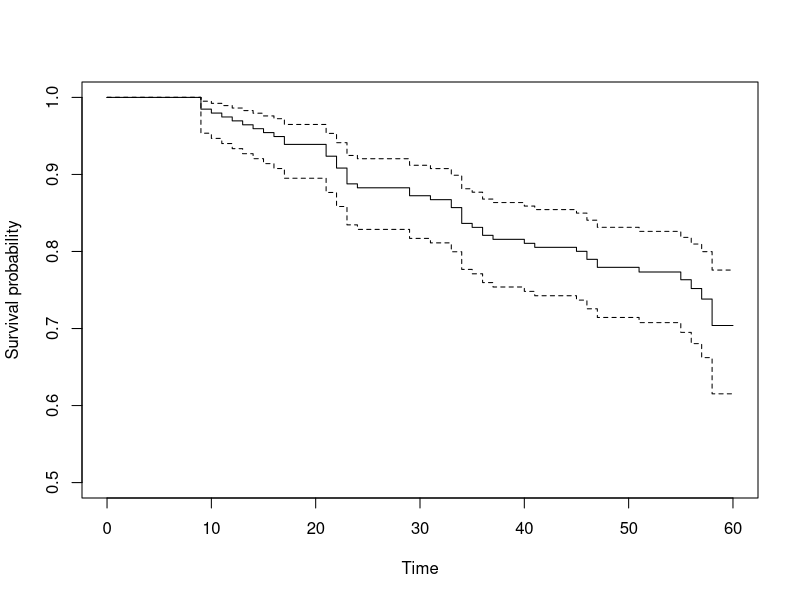
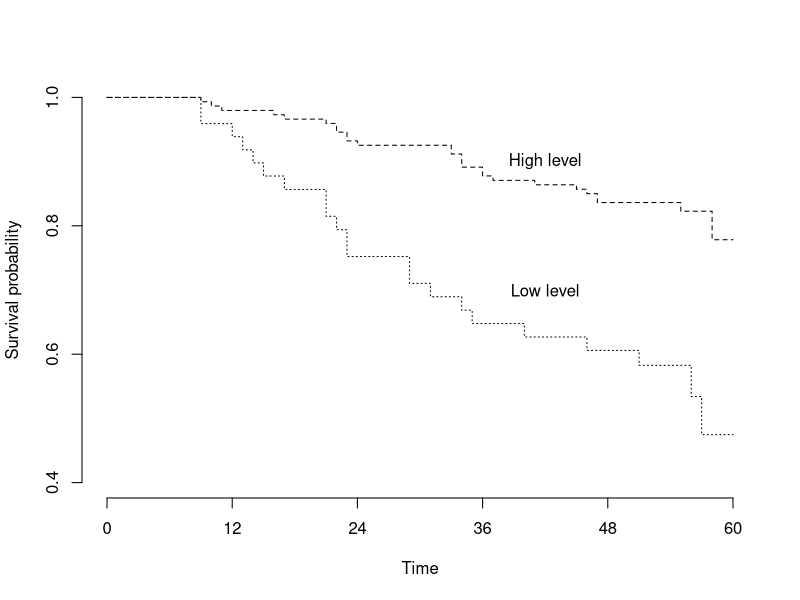

These charts were generated, in order, by the following R code: (Note: this script raises an error after producing the figures.)
# Biostats in epidemiology
# ch 9 work

library(survival)

# Table 9.1
# ILow <- c(50,51,51,53,53,54,54,55,56,56,57,60)
# ILowc <- c(0,1,0,0,0,0,0,0,1,0,0,0)
# 
# IHigh <- c(10,34,34,47,47,49,49,rep(50,7),rep(51,6), rep(52,5), rep(53,6), rep(54,5),
#            55,55,56,56,rep(57,5), rep(58,5), rep(59,4), 60, 60, 60)
# IHighc <- c(1,1,0,1,1,rep(0, sum(c(2,7,6,5,6,5,2,2,5,5,4,3))))
# 
# IILow <- c(4,9,13,21,29,29,40,46,49,49,52,52,53,54,55,55,56,57,57,58,58,59,60)
# IILowc <- c(0,1,1,1,1,1,1,1,0,0,0,0,0,0,0,0,0,
#             1,0,0,0,0,0)
# 
# IIHigh <- c(11,16,21,23,23,24,33,33,36,36,36,37,45,46,49,49,rep(50,6),
#             rep(51,4),rep(52,5), rep(53,5), rep(54,4), rep(55,4), rep(56,6), rep(57,4), 58, 58,
#             rep(58,8), rep(59,5), rep(60,6))
# IIHighc <- c(rep(1,10),0,1,1,1,rep(0, sum(c(2,6,4,5,5,4,4,6,4))), 1, 1,
#              rep(0, sum(c(8,5,6))))
# 
# IIILow <- c(9, 12, 14, 15, 15, 17, 21, 22, 23, 23, 31, 34, 35, 53, 60)
# IIILowc <- c(rep(1,4), 0, rep(1,8), 0, 0)
# 
# IIIHigh <- c(7, 9, 17, 21, 22, 22, 34, 34, 41, 49, 52, 55, 56, 58, 58, 59, 59)
# IIIHighc <- c(0, 1, 1, 0, 1, 1, 1, 1, 1, 0, 0, 1, rep(0,5))
# 
# r0 <- c(12, 57, 23, 75, 15, 17)
# tab9.1 <- data.frame(time = c(ILow, IHigh, IILow, IIHigh, IIILow, IIIHigh),
#                      status = c(ILowc, IHighc, IILowc, IIHighc, IIILowc, IIIHighc),
#                      stage = c(rep("I", (12 + 57)), rep("II", (23 + 75)), rep("III", (15 + 17))),
#                      receptor = rep(rep(c("Low","High"), 3), r0))
# tab9.1 <- tab9.1[order(tab9.1$time),]
# 
# write.csv(tab9.1, file = "BreastCancer.csv", row.names = FALSE)

tab9.1 <- read.csv("BreastCancer.csv")


# 9.1 ---------------------------------------------------------------------

tab9.1$time

# death times (tau_j)
tau_j <- unique(tab9.1$time[tab9.1$status == 1])

tab9.1$intervals <- cut(tab9.1$time, breaks = c(0, tau_j, Inf), right = FALSE)

# the risk set: the r_j column in Table 9.2
sum(tab9.1$time >= tau_j[1])
sum(tab9.1$time >= tau_j[2])
sum(tab9.1$time >= tau_j[3])
sum(tab9.1$time >= tau_j[4])

# get all risk sets (r_j)
r_j <- sapply(tau_j, function(x)sum(tab9.1$time >= x))

# number of deaths at tau_j (a_j)
sum(tab9.1$time[tab9.1$status == 1] == tau_j[1])
sum(tab9.1$time[tab9.1$status == 1] == tau_j[2])
sum(tab9.1$time[tab9.1$status == 1] == tau_j[3])
sum(tab9.1$time[tab9.1$status == 1] == tau_j[4])
sum(tab9.1$time[tab9.1$status == 1] == tau_j[9])
sum(tab9.1$time[tab9.1$status == 1] == tau_j[10])
sum(tab9.1$time[tab9.1$status == 1] == tau_j[11])
sum(tab9.1$time[tab9.1$status == 1] == tau_j[12])

# get all number of deaths at tau_j
a_j <- sapply(tau_j, function(x)sum(tab9.1$time[tab9.1$status==1] == x))

# conditional probability of surviving to just after tau_j (p_j)
p_j <- (r_j - a_j)/r_j

#probability of surviving from tau_0 to tau_j, the Kaplan-Meier estimate (S_j)
S_j <- cumprod(p_j)

# estimate of var(S_j): greenwood
sqrt((S_j^2) * cumsum((1 - p_j)/(p_j*r_j)))

# estimate of var(S_j): Kalbfleisch-Prentice method
(1/(log(S_j)^2))*cumsum((1 - p_j)/(p_j*r_j))



# top of page 177 work for Kalbfleisch-Prentice method
sqrt((1 - p_j[1])/(p_j[1]*r_j[1]) + (1 - p_j[2])/(p_j[2]*r_j[2]))

sqrt(((1 - p_j[1])/(p_j[1]*r_j[1]) + (1 - p_j[2])/(p_j[2]*r_j[2])) / log(S_j[2])^2)

Su <- log(-log(S_j[2])) - sqrt((((1 - p_j[1])/(p_j[1]*r_j[1]) + (1 - p_j[2])/(p_j[2]*r_j[2])) / log(S_j[2])^2)) * qnorm(0.975)
exp(-exp(Su))


# Table 9.2 (without CIs) 
tab9.2 <- data.frame(j = 1:30, tau_j, a_j, r_j, p_j, S_j)

# Example 9.1

# create a Surv object
SurvBC <- Surv(tab9.1$time, tab9.1$status)
surv.all <- survfit(SurvBC ~ 1, conf.type = "log-log")
# Table 9.2 again with CIs
summary(surv.all)
# Note: the standard error column is based on greenwood's formula and not used
# in the "log-log" CIs
sqrt((S_j^2) * cumsum((1 - p_j)/(p_j*r_j)))



# Figure 9.2
plot(surv.all, ylim=c(0.5,1.0), ylab = "Survival probability", xlab = "Time")


# 9.2 ---------------------------------------------------------------------



# Example 9.2
surv.all2 <- survfit(SurvBC ~ receptor, data=tab9.1)
# Figure 9.3(a)
plot(surv.all2, lty = 2:3, ylim=c(0.4,1.0), ylab = "Survival probability", xlab = "Time", 
     axes = FALSE)
axis(side = 1, at = seq(0,60,12))
axis(side = 2, at = seq(0.4,1.0,0.2))
text(42,0.9,"High level")
text(42,0.7,"Low level")

# logrank test
sdout <- survdiff(SurvBC ~ receptor, data=tab9.1)
sdout

sum.out <- summary(surv.all2)
str(sum.out)

# Table 9.4
# death times (tau_j)
tau_j <- unique(tab9.1$time[tab9.1$status == 1])

# get all number of deaths at tau_j for recepter level low (a_1j)
a_1j <- sapply(tau_j, function(x)sum(tab9.1$time[tab9.1$status==1 & tab9.1$receptor == "Low"] == x))
# get all number of deaths at tau_j for recepter level high (a_2j)
a_2j <- sapply(tau_j, function(x)sum(tab9.1$time[tab9.1$status==1 & tab9.1$receptor == "High"] == x))

# get all risk sets (r_1j) for receptor level low
r_1j <- sapply(tau_j, function(x)sum(tab9.1$time[tab9.1$receptor == "Low"] >= x))
r_2j <- sapply(tau_j, function(x)sum(tab9.1$time[tab9.1$receptor == "High"] >= x))

# e.hat_1j
e.hat_1j <- (r_1j*(a_1j + a_2j))/(r_1j + r_2j)

# v.hat_0j
v.hat_0j <- (r_1j * r_2j * (a_1j + a_2j) * ((r_1j - a_1j) + (r_2j - a_2j))) / ((r_1j + r_2j)^2 * ((r_1j + r_2j) - 1))

tab9.4 <- data.frame(j = 1:30, tau_j, a_1j, a_2j, r_1j, r_2j, e.hat_1j, v.hat_0j)

# logrank test statistic using Table 9.4
X_mh <- ((sum(a_1j) - sum(e.hat_1j))^2) / sum(v.hat_0j)
pchisq(X_mh, df = 1, lower.tail = FALSE)

or_analysis <- data.frame(a_1j, a_2j, 
                          b_1j = r_1j - a_1j, b_2j = r_2j - a_2j, 
                          tau_j)
library(reshape2)
or_analysisL <- melt(or_analysis, id.vars = "tau_j", value.name = "Freq")
library(tidyr)
or_analysisL <- separate(data = or_analysisL, col = variable, into = c("Survival","Receptor"))
or_analysisL$Survival <- factor(or_analysisL$Survival, labels = c("dead","alive"))
or_analysisL$Receptor <- factor(or_analysisL$Receptor, labels = c("low","high"))
or_analysisT <- xtabs(Freq ~ Survival + Receptor + tau_j, data = or_analysisL)
mantelhaen.test(or_analysisT)

# Function for odds ratio

fo <- as.formula("Freq ~ Survival + Receptor + tau_j")

xtabs(fo, data = or_analysisL)

xtabs2 <- function(formula, data){
  xtabs(formula, data = data)
}

xtabs2(formula = Freq ~ Survival + Receptor + tau_j, data = or_analysisL)

# function: odds ratio for censored survival data
or.csd <- function(data, time, censor, var, rev=FALSE){
  if(!rev)levs <- levels(data[,var])
  else levs <- levels(data[,var])[c(2,1)]
  # death times (tau_j)
  tau_j <-   unique(data[,time][data[,censor] == 1])
  
  # get all number of deaths at tau_j for level 1
  a_1j <- sapply(tau_j, function(x)sum(data[,time][data[,censor]==1 & data[,var] == levs[1]] == x))
  # get all number of deaths at tau_j for level 2
  a_2j <- sapply(tau_j, function(x)sum(data[,time][data[,censor]==1 & data[,var] == levs[2]] == x))
  
  # get all risk sets (r_1j) 
  r_1j <- sapply(tau_j, function(x)sum(data[,time][data[,var] == levs[1]] >= x))
  r_2j <- sapply(tau_j, function(x)sum(data[,time][data[,var] == levs[2]] >= x))
  
  or_analysis <- data.frame(a_1j, a_2j, 
                            b_1j = r_1j - a_1j, b_2j = r_2j - a_2j, 
                            tau_j)
  or_analysisL <- reshape2::melt(or_analysis, id.vars = "tau_j", value.name = "Freq")
  or_analysisL <- tidyr::separate(data = or_analysisL, col = variable, into = c("Survival",var))
  or_analysisL$Survival <- factor(or_analysisL$Survival, labels = c("dead","alive"))
  or_analysisL[,var] <- factor(or_analysisL[,var], labels = c(levs[1],levs[2]))
  fo <- as.formula(paste("Freq ~ Survival +", var,"+ tau_j"))
  or_analysisT <- xtabs(fo, data = or_analysisL)
  mantelhaen.test(or_analysisT)
}
or.csd(data = tab9.1, time = "time", censor = "status", var = "receptor", rev = TRUE)



test1 <- function(data, time, censor, var){
  # death times (tau_j)
  unique(data[,time][data[,censor] == 1])
  
}

test1(data = tab9.1, time = "time", censor = "status", var = "receptor")
  
# 9.2.2
# assessment of proportional hazards assumption
# Figure 9.3(b)
sum.out <- summary(surv.all2)
plot(sum.out$time[sum.out$strata=="receptor=Low"], 
     log(-log(sum.out$surv[sum.out$strata == "receptor=Low"])), 
     type = "s", ylim=c(-5, 0), xlim=c(0,60), xlab = "Time", ylab = "Log - minus - Log")
lines(sum.out$time[sum.out$strata=="receptor=High"], 
     log(-log(sum.out$surv[sum.out$strata == "receptor=High"])), 
     type = "s", lty=2)

# test for linear trend
prop.trend.test(x = a_1j, n = r_1j)

# using Cox regression (adapting example from documentation)
fit <- coxph(Surv(time, status) ~ receptor,  
             data=tab9.1) 
temp <- cox.zph(fit) 
print(temp)                  # display the results 
plot(temp)                   # plot curves 


# Table 9.6
# data from a cohort study of women with stage II or stage IIIA ovarian cancer.
# grade is an indicator of the malignant potential of the tumor.
tab9.6 <- data.frame(grade = rep(c("Low","High"), c(15,20)), 
                     time = c(28, 89, 175, 195, 309, 377, 393, 421, 447, 462, 709, 744, 770,
                              1106, 1206,
                              34, 88, 137, 199, 280, 291, 299, 300, 309, 351, 358, 369, 369, 370,
                              375, 382, 392, 429, 451, 1119),
                     status = c(rep(1,5), rep(0,4), 1, rep(0,5),
                                rep(1, 6), 0, 0, rep(1,9), 0, 1, 0))

# Example 9.5

fit <- survfit(Surv(time, status) ~ grade, data = tab9.6) 
# Fig 9.4(a)
plot(fit, lty = 2:3, xlim=c(0,500)) 

# logrank test
survdiff(Surv(time, status) ~ grade, data=tab9.6)
# evidence of mortality difference between two groups

# assess proportional hazard assumption
# Figure 9.4(b)
sum.out <- summary(fit)
ylim <- round(range(log(-log(sum.out$surv))))
xlim <- c(0, 500)
plot(sum.out$time[sum.out$strata=="grade=Low"], 
     log(-log(sum.out$surv[sum.out$strata == "grade=Low"])), 
     type = "s", ylim=ylim, xlim = xlim, xlab = "Time", ylab = "Log - minus - Log")
lines(sum.out$time[sum.out$strata=="grade=High"], 
      log(-log(sum.out$surv[sum.out$strata == "grade=High"])), 
      type = "s", lty=2)

or.csd(data = tab9.6, time = "time", censor = "status", var = "grade")

# 9.2.3
# Example 9.6
fit <- survfit(Surv(time, status) ~ stage, data=tab9.1)
# fig 9.5(a)
plot(fit, lty = 1:3, ylim = c(0.2, 1.0))
# log rank test of association
survdiff(Surv(time, status) ~ stage, data=tab9.1)

# log-minus-log curve
# fig 9.5(b)
sum.out <- summary(fit)
ylim <- c(-5,1)
xlim <- c(0, 60)
plot(sum.out$time[sum.out$strata=="stage=I"], 
     log(-log(sum.out$surv[sum.out$strata == "stage=I"])), 
     type = "s", ylim=ylim, xlim = xlim, xlab = "Time", ylab = "Log - minus - Log")
lines(sum.out$time[sum.out$strata=="stage=II"], 
      log(-log(sum.out$surv[sum.out$strata == "stage=II"])), 
      type = "s", lty=2)
lines(sum.out$time[sum.out$strata=="stage=III"], 
      log(-log(sum.out$surv[sum.out$strata == "stage=III"])), 
      type = "s", lty=3)
legend("topleft", legend = c("Stage I", "Stage II", "Stage III"), lty = 1:3)

# Fig 9.6
tab9.1$stg.recep <- with(tab9.1, interaction(stage, receptor))
fit <- survfit(Surv(time, status) ~ stg.recep, data=tab9.1)
plot(fit, lty = 1:6, xlab = "Time", ylab = "Survival probability")
legend("bottomleft", legend = levels(tab9.1$stg.recep), lty = 1:6)



# 9.3 Actuarial method

# create table 9.13
# death times (tau_j) intervals
tau_j <- seq(0,60,12)

# add intervals to tab9.1
tab9.1$interval <- cut(tab9.1$time, breaks = c(0,seq(12,60,12),Inf), right = FALSE)

# get all risk sets (r_j) for each interval
r_j <- sapply(tau_j, function(x)sum(tab9.1$time >= x))

# get all number of deaths at tau_j intervals
a_j <- with(tab9.1, tapply(status, interval, sum))

# get all number of censored at tau_j intervals
c_j <- with(tab9.1, tapply(status, interval, function(x)(sum(x == 0))))

# r`_j: the effective sample size
rp_j <- r_j - (c_j/2)

# conditional probability of surviving 
p_j <- 1 - (a_j/rp_j)

#probability of surviving from tau_0 to tau_j, the Kaplan-Meier estimate (S_j)
S_j <- cumprod(p_j)

tab9.13 <- data.frame(tau_j, a_j, r_j, c_j, rp_j, p_j, S_j = c(1.0, S_j[-6]))

plot(tab9.13$tau_j, tab9.13$S_j, type = "b", xlab = "Time", ylab = "Survival probability", 
     axes = FALSE, ylim = c(0.6, 1.0))
axis(side = 1, at = seq(0,60,12))
axis(side = 2, at = seq(0.6,1.0,0.1))
